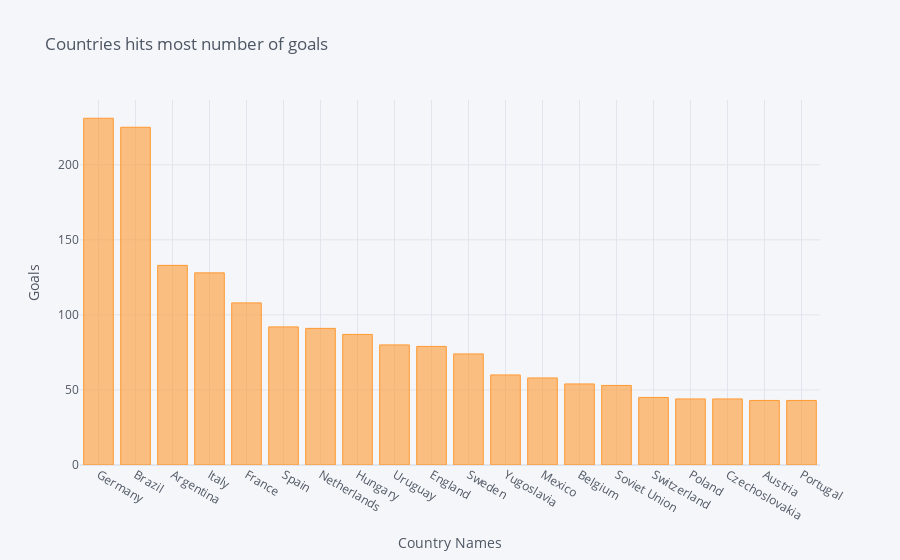

The notebook cell saved with this chart:
### Code cell
# Display the top 20 country
goals[:20].iplot(kind = 'bar', xTitle = 'Country Names', yTitle = "Goals", title = 'Countries hits most number of goals')

### Figure 1 — Plotly figure (JSON) as saved in the notebook; plotly's stock layout.template omitted (floating-point values rounded to 4 significant figures)
{"data": [{"marker": {"color": "rgba(255, 153, 51, 0.6)", "line": {"color": "rgba(255, 153, 51, 1.0)", "width": 1}}, "name": "Goals", "orientation": "v", "text": "", "type": "bar", "x": ["Germany", "Brazil", "Argentina", "Italy", "France", "Spain", "Netherlands", "Hungary", "Uruguay", "England", "Sweden", "Yugoslavia", "Mexico", "Belgium", "Soviet Union", "Switzerland", "Poland", "Czechoslovakia", "Austria", "Portugal"], "y": [231, 225, 133, 128, 108, 92, 91, 87, 80, 79, 74, 60, 58, 54, 53, 45, 44, 44, 43, 43]}], "layout": {"legend": {"bgcolor": "#F5F6F9", "font": {"color": "#4D5663"}}, "paper_bgcolor": "#F5F6F9", "plot_bgcolor": "#F5F6F9", "title": {"font": {"color": "#4D5663"}, "text": "Countries hits most number of goals"}, "xaxis": {"gridcolor": "#E1E5ED", "showgrid": true, "tickfont": {"color": "#4D5663"}, "title": {"font": {"color": "#4D5663"}, "text": "Country Names"}, "zerolinecolor": "#E1E5ED"}, "yaxis": {"gridcolor": "#E1E5ED", "showgrid": true, "tickfont": {"color": "#4D5663"}, "title": {"font": {"color": "#4D5663"}, "text": "Goals"}, "zerolinecolor": "#E1E5ED"}}}
